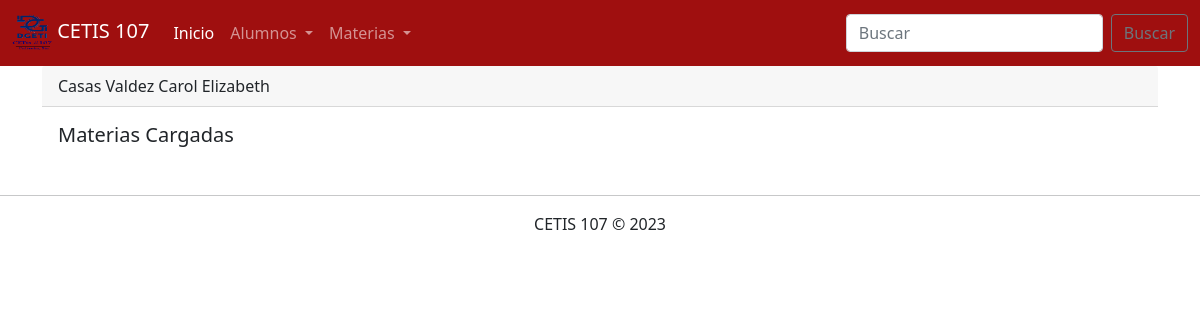
/Parcial3/ConsultarAlumnosMaterias.php, run on an earlier commit of the app's database.
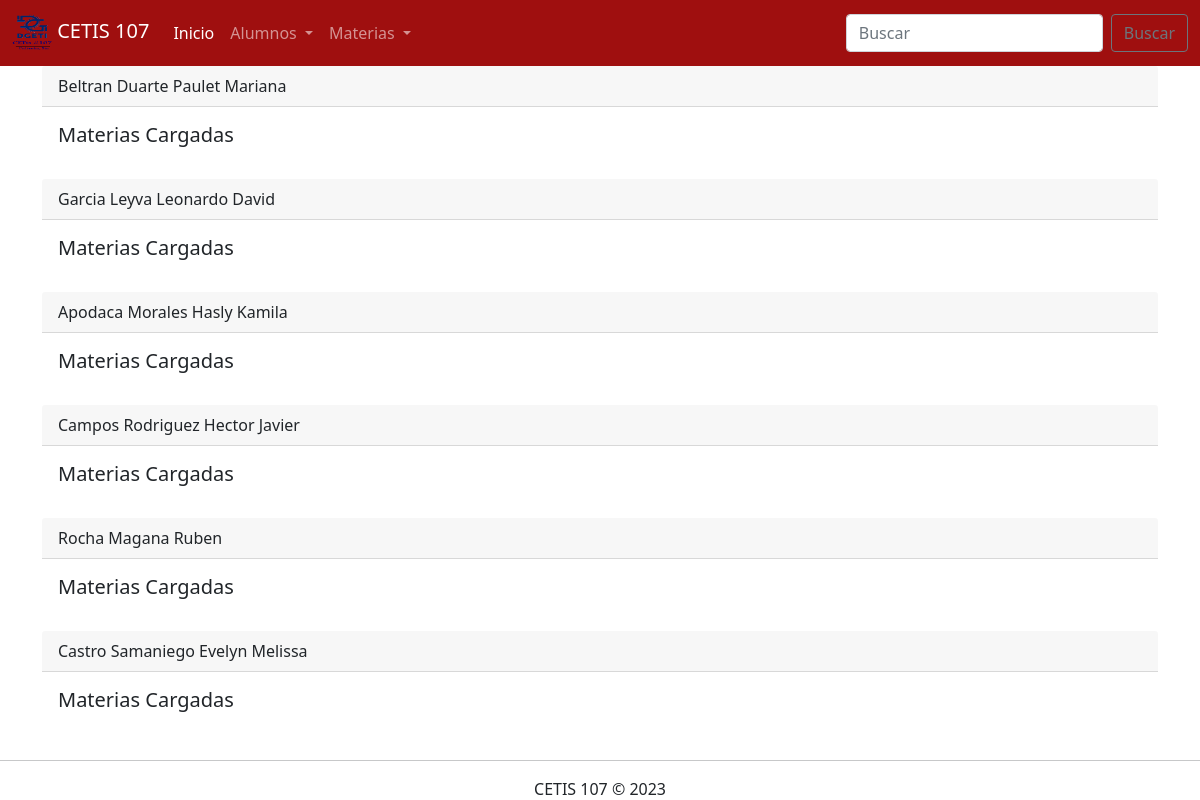
And on a later commit of the database.
### tables this page shows
CREATE TABLE `alumnos` (
  `id` int(11) NOT NULL,
  `nombre` varchar(100) NOT NULL,
  `numero_control` varchar(30) NOT NULL,
  `semestre` int(11) NOT NULL,
  `edad` int(11) NOT NULL,
  `turno` varchar(10) NOT NULL,
  `sexo` tinyint(4) NOT NULL
);

### Parcial3/ConsultarAlumnosMaterias.php (the view, shortened to what this page needs)
<!DOCTYPE html>
<html lang="en">
<head>
    <link rel="stylesheet" href="css/bootstrap.css">
</head>
<body>
    <?php
        include 'menu.php';
        include 'conexion.php';
        $sql = "SELECT * FROM alumnos";
        $datos = $conexion->query($sql);
?>
<div class="container">
    <div class="row">
        <div class="col-12">
            <?php if($datos->num_rows > 0) { ?>
                <?php while($registro = $datos->fetch_assoc()){
                    ?>
                    <div class="class">
                        <div class="card-header">
                            <?php echo $registro["nombre"]; ?>
                        </div>
                        <div class="card-body">
                            <h5 class="card-title">Materias Cargadas</h5>
                        </div>
                    </div>
                    <?php } ?>
                    <?php } else { ?>
                        <h3>No existen alumnos</h3>
                        <?php } ?>
        </div>
    </div>
</div>
<footer class="text-center">
        <hr>
        CETIS 107 &copy; 2023
    </footer>
    </body>

What changed in the data, as far as the page shows it:
changed alumnos: nombre "Casas Valdez Carol Elizabeth" → "Beltran Duarte Paulet Mariana"
added alumnos: nombre "Garcia Leyva Leonardo David"
added alumnos: nombre "Apodaca Morales Hasly Kamila"
added alumnos: nombre "Campos Rodriguez Hector Javier"
added alumnos: nombre "Rocha Magana Ruben"
added alumnos: nombre "Castro Samaniego Evelyn Melissa"
